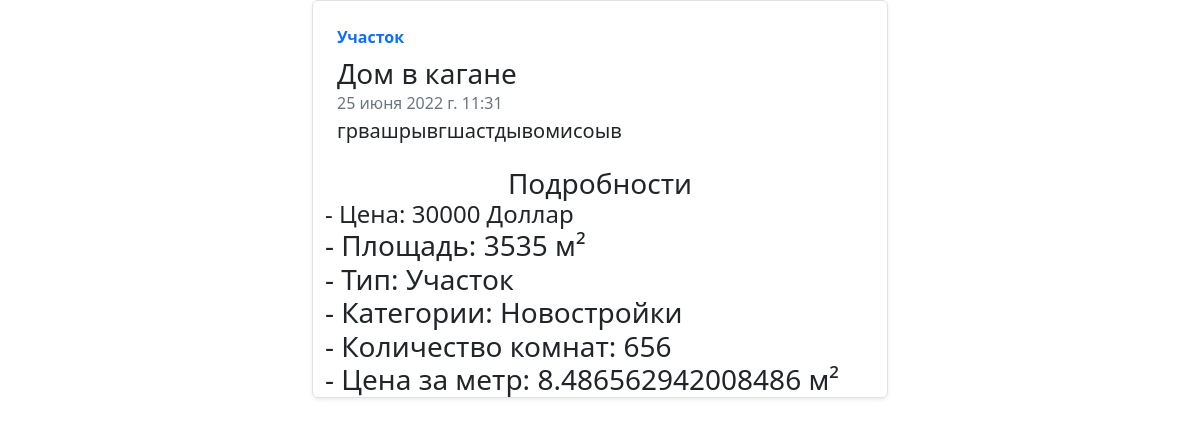
/estates/5, run on an earlier commit of the app's database.
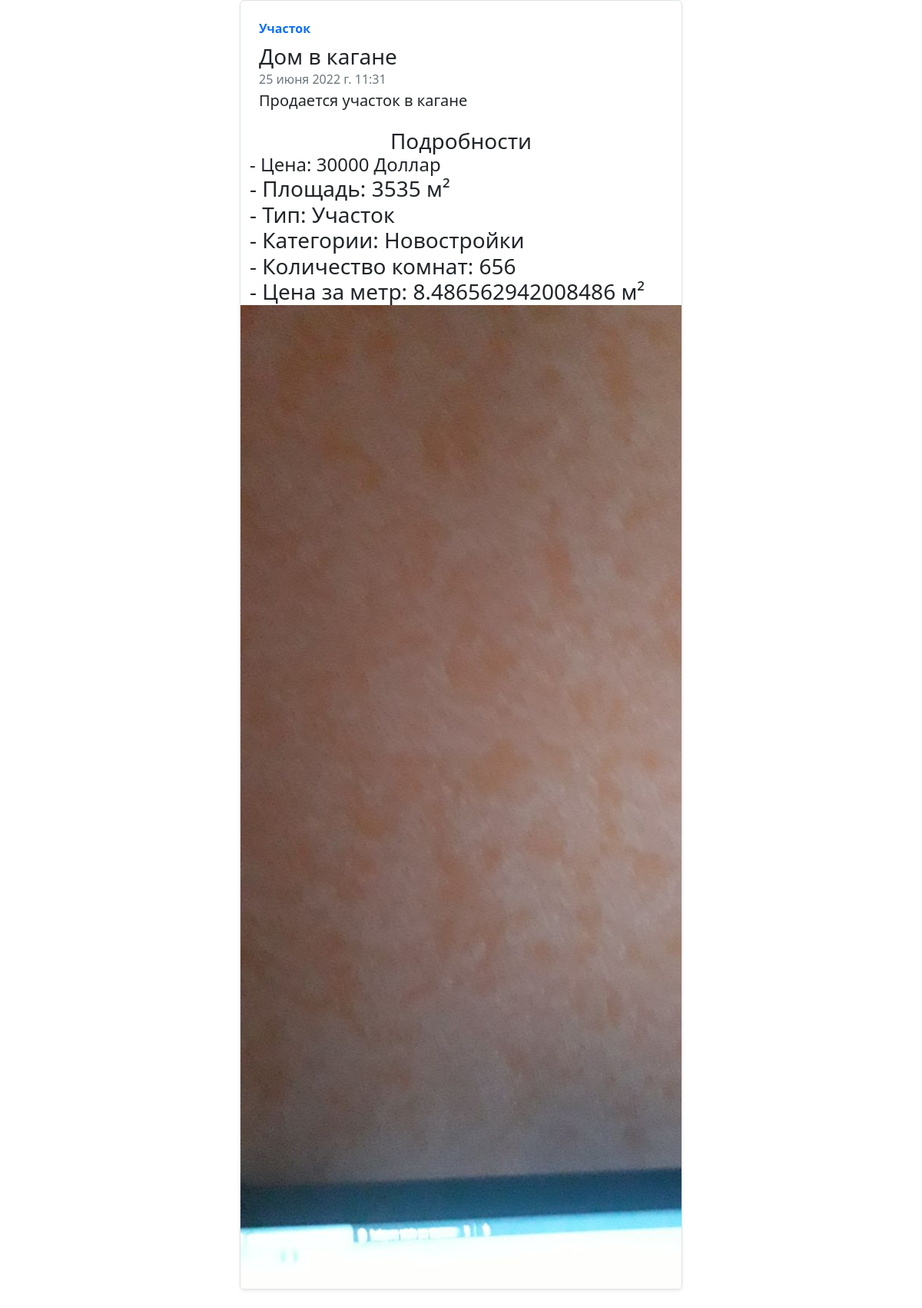
And on a later commit of the database.
### main/models.py (models this page shows, shortened)
class Estate(models.Model):
    title = models.CharField(verbose_name="Название", max_length=255, null=True, blank=True)
    description = models.TextField(verbose_name="Описание", null=True, blank=True)
    price = models.PositiveBigIntegerField(verbose_name="Цена")
    currency = models.CharField(verbose_name="Валюта", max_length=32, choices=CURRENCY, default=DOLLAR)
    area = models.PositiveIntegerField(verbose_name="Площадь")
    room_amount = models.PositiveSmallIntegerField(verbose_name="Количество комнат")
    type = models.CharField(verbose_name="Тип недвижимости", max_length=64, choices=ESTATE_TYPE, default=FLAT)
    categories = models.ManyToManyField(Category, related_name='estates')
    created_date = models.DateTimeField(default=now, editable=False)
    def get_price_per_meter(self):
        return f'{self.price / self.area} м²'
    def get_title(self):
        return self.title if self.title else f'{self.area} м², {self.room_amount} комнат'

class Category(models.Model):
    name = models.CharField(verbose_name="Категории", max_length=64)

class Photo(models.Model):
    img = models.ImageField()
    estate = models.ForeignKey(Estate, on_delete=models.CASCADE, related_name='photos')

### main/views.py (the view)
# urls.py: path('estates/<int:pk>', views.estate_detail, name="estate_detail"),
def estate_detail(request, pk):
    estate = Estate.objects.get(pk=pk)
    photos = Photo.objects.filter(estate__pk=pk)
    return render(request, 'estate_detail.html', {'estate': estate, 'photos': photos})

### main/templates/estate_detail.html
{% extends "base.html" %}
{% block body %}
  <div class="col-md-6 container">
    <div class="row g-0 border rounded overflow-hidden flex-md-row mb-4 shadow-sm h-md-250 position-relative">
      <div class="col p-4 d-flex flex-column position-static">
        <strong class="d-inline-block mb-2 text-primary">{{ estate.type }}</strong>
        <h3 class="mb-0">{{ estate.get_title }}</h3>
        <div class="mb-1 text-muted">{{ estate.created_date }}</div>
        <p class="card-text mb-auto h5">{{ estate.description}}</p>
      </div>
        <div class="container">
          <p class="card-text mb-auto text-center h3">Подробности</p>
          <p class="card-text mb-auto h4">- Цена: {{ estate.price }} {{ estate.currency }}</p>
          <p class="card-text mb-auto h3">- Площадь: {{ estate.area }} м²</p>
          <p class="card-text mb-auto h3">- Тип: {{ estate.type }} </p>
          {% for category in estate.categories.all %}
              <p class="card-text mb-auto h3">- Категории: {{ category.name }}</p>
          {% endfor %}
          <p class="card-text mb-auto h3">- Количество комнат: {{ estate.room_amount }}</p>
          <p class="card-text mb-auto h3">- Цена за метр: {{ estate.get_price_per_meter }}</p>
        </div>
      {% for photo in photos.all %}
        <div class="text-center">
          <img src="{{ photo.img.url }}" alt="">
        </div>
      {% endfor %}
    </div>
  </div>
{% endblock %}

### authentication/templates/base.html (shortened to what this page needs)
{% load static %}
<!DOCTYPE html>
<html lang="en">
<head>
    <link rel="stylesheet" href="{% static 'styles/styles.css' %}">
    <link href="https://cdn.jsdelivr.net/npm/bootstrap@5.2.0-beta1/dist/css/bootstrap.min.css" rel="stylesheet">
</head>
<body>
    {% block body %}
    {% endblock %}
</body>
</html>

What changed in the data, as far as the page shows it:
changed Estate "Дом в кагане": description "грвашрывгшастдывомисоыв" → "Продается участок в кагане"
added Photo: img (picture)
